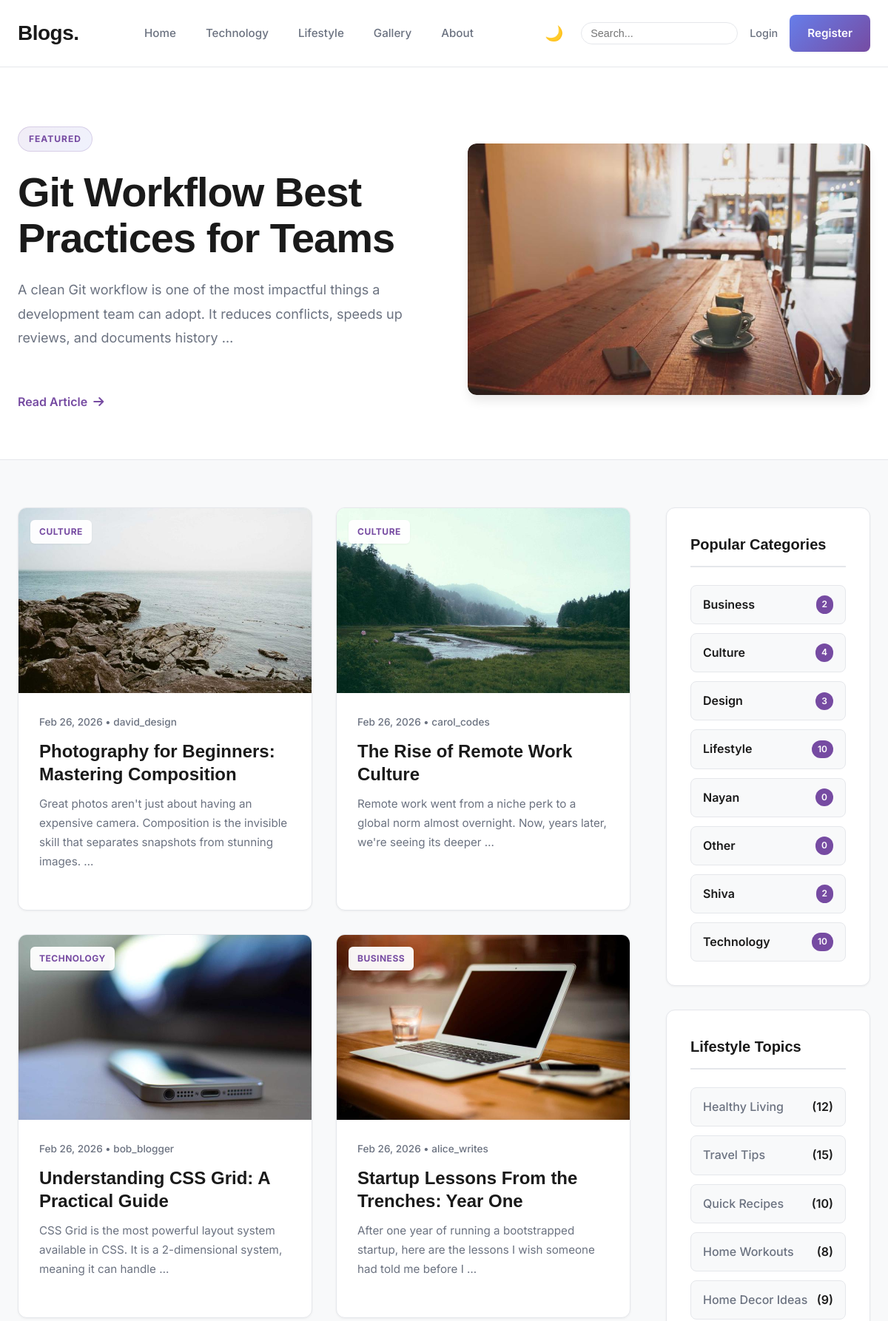
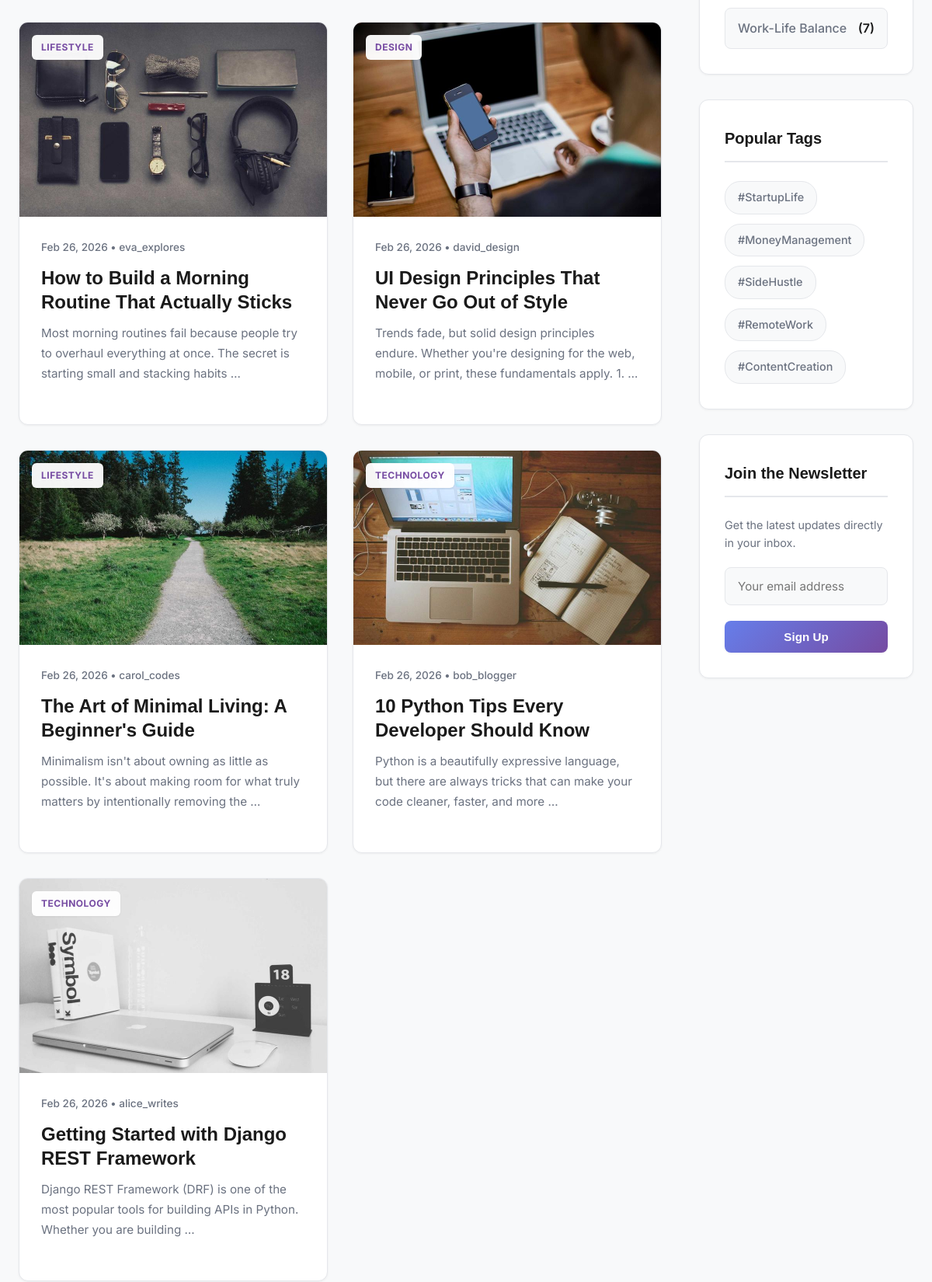
Screenshot of /?page=2 (upper part) with the database file from the repository (2 pictures, top to bottom).
### myapp/models.py (models this page shows, shortened)
class Post(models.Model):
    CATEGORY_CHOICES = [
        ('technology', 'Technology'),
        ('lifestyle', 'Lifestyle'),
        ('design', 'Design'),
        ('culture', 'Culture'),
        ('business', 'Business'),
        ('other', 'Other'),
    ]
    author = models.ForeignKey(User, on_delete=models.CASCADE)
    title = models.CharField(max_length=200)
    content = models.TextField()
    image = models.ImageField(upload_to='blog_images/', blank=True, null=True)
    category = models.ForeignKey(Category, on_delete=models.SET_NULL, null=True, related_name='posts')
    likes = models.ManyToManyField(User, related_name='blog_posts', blank=True)
    is_published = models.BooleanField(default=False)
    newsletter_sent = models.BooleanField(default=False)
    views_count = models.PositiveIntegerField(default=0)
    created_at = models.DateTimeField(auto_now_add=True)
    updated_at = models.DateTimeField(auto_now=True)
    tags = TaggableManager()
    class Meta:
        ordering = ['-created_at']

class Category(models.Model):
    name = models.CharField(max_length=100, unique=True)
    slug = models.SlugField(max_length=100, unique=True)
    description = models.TextField(blank=True)
    created_at = models.DateTimeField(auto_now_add=True)
    class Meta:
        verbose_name_plural = "Categories"
        ordering = ['name']

### myapp/views.py (the view)
# urls.py: 2. Add a URL to urlpatterns:  path('', views.home, name='home')
def home(request):
    post_list = Post.objects.filter(is_published=True).order_by('-created_at')
    page = request.GET.get('page', 1)
    paginator = Paginator(post_list, 10) # 10 posts per page
    try:
        posts = paginator.page(page)
    except PageNotAnInteger:
        posts = paginator.page(1)
    except EmptyPage:
        posts = paginator.page(paginator.num_pages)
    categories = Category.objects.annotate(count=Count('posts', filter=Q(posts__is_published=True)))
    return render(request, 'blog/home.html', {
        'posts': posts,
        'categories': categories,
        'page_obj': posts
    })

### myapp/templates/blog/home.html (shortened to what this page needs)
{% extends 'base.html' %}
{% load static %}
{% block content %}
<header class="hero">
    <div class="container hero-container">
        <div class="hero-content">
            {% if posts %}
            {% with posts|first as featured_post %}
            <span class="tag">Featured</span>
            <h1>{{ featured_post.title }}</h1>
            <p>{{ featured_post.content|striptags|safe|truncatewords:25 }}</p>
            <a href="{% url 'post_detail' featured_post.pk %}" class="btn-text">Read Article <i
                    class="fas fa-arrow-right"></i></a>
            {% endwith %}
            {% else %}
            <span class="tag">Featured</span>
            <h1>The Future of Web Design is Minimalist & Fast</h1>
            <p>Explore how modern aesthetics are merging with high performance to create the next generation of digital
                experiences.</p>
            <a href="#" class="btn-text">Read Article <i class="fas fa-arrow-right"></i></a>
            {% endif %}
        </div>
        <div class="hero-image">
            {% if posts %}
            {% with posts|first as featured_post %}
            <img src="{% if featured_post.image %}{{ featured_post.image.url }}{% else %}{% static 'images/default-post.png' %}{% endif %}"
                alt="{{ featured_post.title }}">
            {% endwith %}
            {% else %}
            <img src="{% static 'images/default-post.png' %}" alt="Hero Image">
            {% endif %}
        </div>
    </div>
</header>
<div class="container main-layout">
    <div class="content-wrapper">
        <main class="blog-grid">
            {% if posts %}
            {% for post in posts|slice:"1:" %}
            <article class="card">
                <div class="card-image">
                    <img src="{% if post.image %}{{ post.image.url }}{% else %}{% static 'images/default-post.png' %}{% endif %}"
                        alt="{{ post.title }}">
                    <span class="category">{{ post.category.name|default:"Uncategorized" }}</span>
                </div>
                <div class="card-content">
                    <div class="card-meta">{{ post.created_at|date:"M d, Y" }} • <a
                            href="{% url 'user_public_profile' post.author.username %}"
                            style="text-decoration: none; color: inherit;">{{ post.author.username }}</a></div>
                    <h3><a href="{% url 'post_detail' post.pk %}">{{ post.title }}</a></h3>
                    <p>{{ post.content|striptags|safe|truncatewords:20 }}</p>
                </div>
            </article>
            {% endfor %}
            {% endif %}
        </main>
    </div>
    <aside class="sidebar">
        <div class="widget">
            <h4>Popular Categories</h4>
            <ul class="cat-list">
                {% for category in categories %}
                <li><a href="{% url 'category_posts' category.slug %}"><span>{{ category.name }}</span> <span
                            class="badge-count">{{ category.count }}</span></a></li>
                {% endfor %}
            </ul>
        </div>
        <div class="widget">
            <h4>Lifestyle Topics</h4>
            <ul class="cat-list">
                <li><a href="#">Healthy Living <span>(12)</span></a></li>
                <li><a href="#">Travel Tips <span>(15)</span></a></li>
                <li><a href="#">Quick Recipes <span>(10)</span></a></li>
                <li><a href="#">Home Workouts <span>(8)</span></a></li>
                <li><a href="#">Home Decor Ideas <span>(9)</span></a></li>
                <li><a href="#">Work-Life Balance <span>(7)</span></a></li>
            </ul>
        </div>
        <div class="widget">
            <h4>Popular Tags</h4>
            <ul class="trending-list">
                <li><a href="#">#StartupLife</a></li>
                <li><a href="#">#MoneyManagement</a></li>
                <li><a href="#">#SideHustle</a></li>
                <li><a href="#">#RemoteWork</a></li>
                <li><a href="#">#ContentCreation</a></li>
            </ul>
        </div>
        {% if user.is_authenticated %}
        <div class="widget">
            <h4>Quick Actions</h4>
            <ul class="action-list">
                <li><a href="{% url 'create_post' %}" class="btn-primary">Create New Post</a></li>
                <li><a href="{% url 'my_posts' %}">My Posts</a></li>
            </ul>
        </div>
        {% else %}
        <div class="widget newsletter-widget">
            <h4>Join the Newsletter</h4>
            <p>Get the latest updates directly in your inbox.</p>
            <form action="{% url 'subscribe' %}" method="post">
                <input type="email" name="email" placeholder="Your email address" required>
                <button type="submit" class="btn-primary">Sign Up</button>
            </form>
        </div>
        {% endif %}
    </aside>
</div>
{% endblock %}

### rows the page displays
Post: title "Git Workflow Best Practices for Teams", content "A clean Git workflow is one of the most impactful things a development team can adopt. It reduces conflicts, speeds up reviews, and documents history …", image (picture)
Post: image (picture), category.name "CULTURE", created_at "Feb 26, 2026", author.username "david_design", title "Photography for Beginners: Mastering Composition", content "Great photos aren't just about having an expensive camera. Composition is the invisible skill that separates snapshots from stunning images. …"
Post: image (picture), category.name "CULTURE", created_at "Feb 26, 2026", author.username "carol_codes", title "The Rise of Remote Work Culture", content "Remote work went from a niche perk to a global norm almost overnight. Now, years later, we're seeing its deeper …"
Post: image (picture), category.name "TECHNOLOGY", created_at "Feb 26, 2026", author.username "bob_blogger", title "Understanding CSS Grid: A Practical Guide", content "CSS Grid is the most powerful layout system available in CSS. It is a 2-dimensional system, meaning it can handle …"
Post: image (picture), category.name "BUSINESS", created_at "Feb 26, 2026", author.username "alice_writes", title "Startup Lessons From the Trenches: Year One", content "After one year of running a bootstrapped startup, here are the lessons I wish someone had told me before I …"
Post: image (picture), category.name "LIFESTYLE", created_at "Feb 26, 2026", author.username "eva_explores", title "How to Build a Morning Routine That Actually Sticks", content "Most morning routines fail because people try to overhaul everything at once. The secret is starting small and stacking habits …"
Post: image (picture), category.name "DESIGN", created_at "Feb 26, 2026", author.username "david_design", title "UI Design Principles That Never Go Out of Style", content "Trends fade, but solid design principles endure. Whether you're designing for the web, mobile, or print, these fundamentals apply. 1. …"
Post: image (picture), category.name "LIFESTYLE", created_at "Feb 26, 2026", author.username "carol_codes", title "The Art of Minimal Living: A Beginner's Guide", content "Minimalism isn't about owning as little as possible. It's about making room for what truly matters by intentionally removing the …"
Post: image (picture), category.name "TECHNOLOGY", created_at "Feb 26, 2026", author.username "bob_blogger", title "10 Python Tips Every Developer Should Know", content "Python is a beautifully expressive language, but there are always tricks that can make your code cleaner, faster, and more …"
Post: image (picture), category.name "TECHNOLOGY", created_at "Feb 26, 2026", author.username "alice_writes", title "Getting Started with Django REST Framework", content "Django REST Framework (DRF) is one of the most popular tools for building APIs in Python. Whether you are building …"
Category: name "Business", count "2"
Category: name "Culture", count "4"
Category: name "Design", count "3"
Category: name "Lifestyle", count "10"
Category: name "Nayan", count "0"
Category: name "Other", count "0"
Category: name "Shiva", count "2"
Category: name "Technology", count "10"
